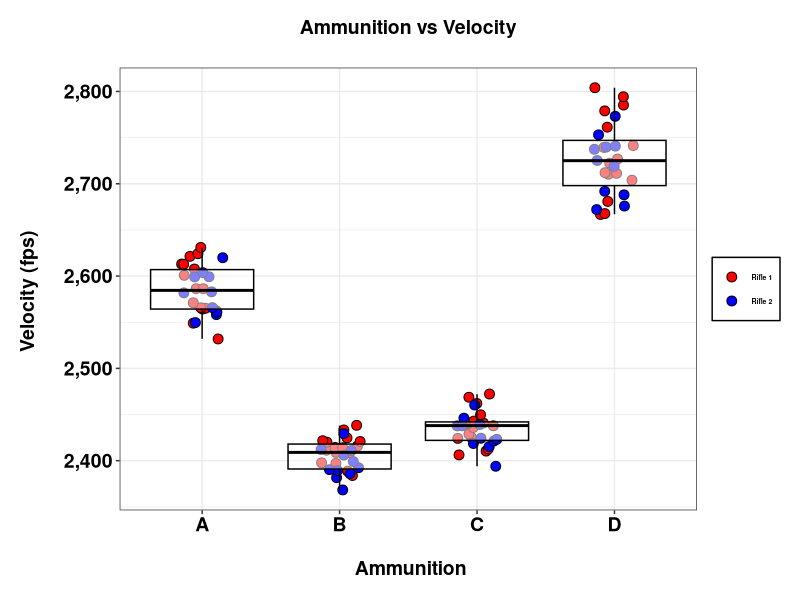
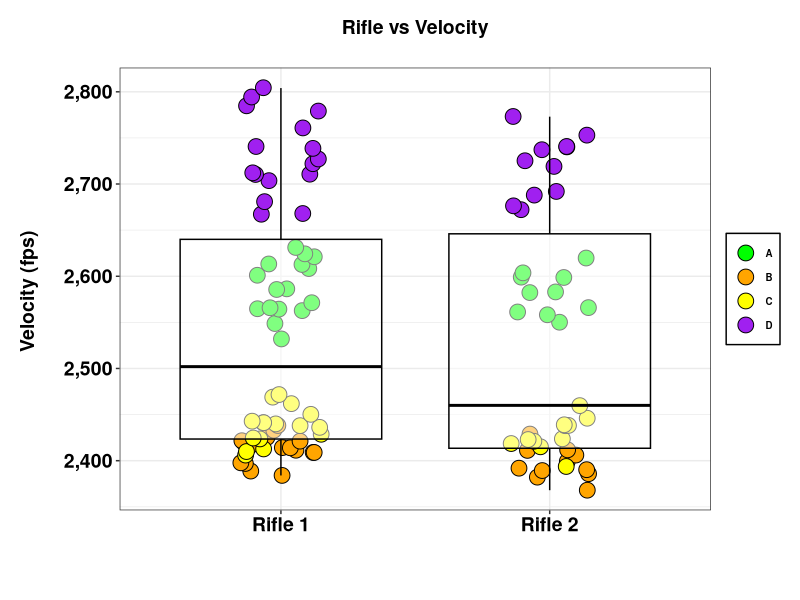
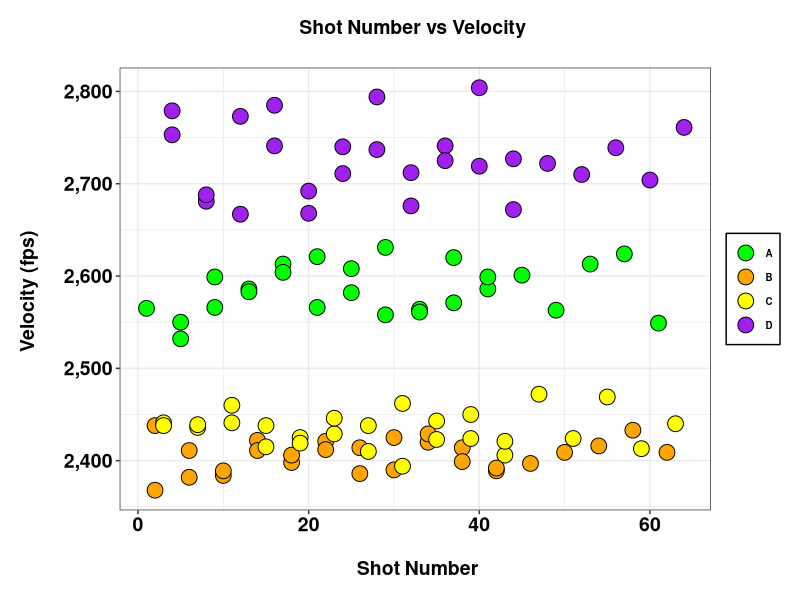
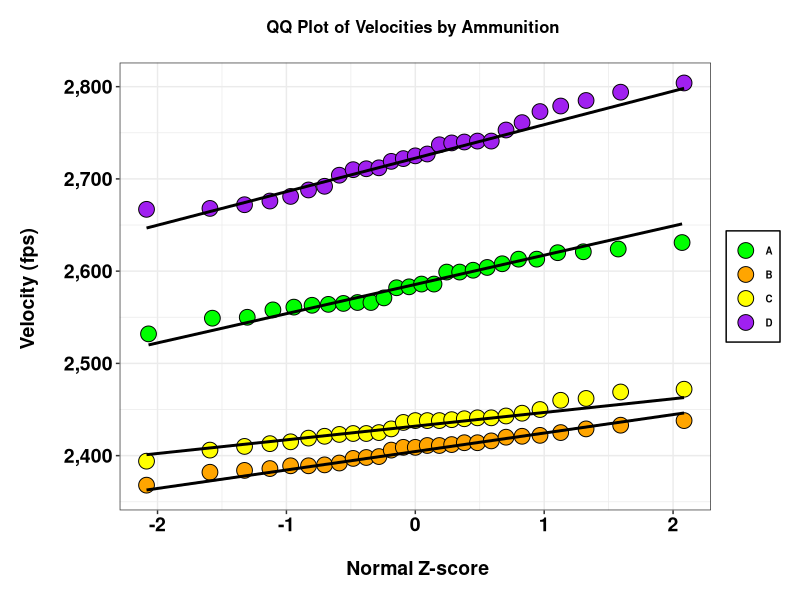

These charts were generated, in order, by the following R code: (Note: this script raises an error after producing the figures.)
library(tidyverse); library(scales)

vel <- read.csv('velocity.csv', header = T)
vel$rfl <- as.factor(vel$rfl)
vel$rfl <- recode(vel$rfl, '1' = 'Rifle 1', '2' = 'Rifle 2')

p <- ggplot(vel, aes(amo, vel)) + 
  geom_jitter(width = .15, shape = 21, 
              aes(fill = rfl), size = 3) +
  scale_fill_manual(values = c('red', 'blue')) +
  geom_boxplot(fill = 'white', color = 'black', alpha = 0.5) +
  scale_y_continuous(label = comma) +
  ggtitle('Ammunition vs Velocity\n') +
  xlab('\n Ammunition') +
  ylab('Velocity (fps) \n') +
  theme_bw() +
  theme(
    plot.title = element_text(color = 'black', face = 'bold', 
                              hjust = 0.5, size = 14),
    axis.title = element_text(color = 'black', face = 'bold', 
                              hjust = 0.5, size = 14),
    axis.text = element_text(color = 'black', face = 'bold', 
                              hjust = 0.5, size = 14),
    plot.margin = margin(c(.2,.2,.2,.2), unit = 'in'),
    legend.title = element_blank(),
    legend.text = element_text(color = 'black', face = 'bold', 
                               hjust = 0.5, size = 5),
    legend.background = element_rect(color = 'black'),
    legend.position = "right" # c(0.95, 0.1)
  )
bmp(file="amo_vs_vel_boxplot.bmp",
    width=5, height=4, units="in", res=200)
p
dev.off()

p2 <- ggplot(vel, aes(rfl, vel)) + 
  geom_jitter(width = .15, shape = 21, 
              aes(fill = amo), size = 5) +
  scale_fill_manual(values = c('green', 'orange', 'yellow', 'purple')) + 
  geom_boxplot(fill = 'white', color = 'black', alpha = 0.5) +
  scale_y_continuous(label = comma) +
  ggtitle('Rifle vs Velocity\n') +
  xlab('\n ') +
  ylab('Velocity (fps) \n') +
  theme_bw() +
  theme(
    plot.title = element_text(color = 'black', face = 'bold', 
                              hjust = 0.5, size = 14),
    axis.title = element_text(color = 'black', face = 'bold', 
                              hjust = 0.5, size = 14),
    axis.text = element_text(color = 'black', face = 'bold', 
                             hjust = 0.5, size = 14),
    plot.margin = margin(c(.2,.2,.2,.2), unit = 'in'),
    legend.title = element_blank(),
    legend.text = element_text(color = 'black', face = 'bold', 
                               hjust = 0.5, size = 7),
    legend.background = element_rect(color = 'black'),
    legend.position = "right" #c(0.9, 0.7)
  )
bmp(file="rfl_vs_vel_boxplot.bmp",
    width=5, height=4, units="in", res=200)
p2
dev.off()

p3 <- ggplot(vel, aes(cnt, vel)) + 
  geom_point(shape = 21, 
              aes(fill = amo), size = 5) +
  scale_fill_manual(values = c('green', 'orange', 'yellow', 'purple')) +
  scale_y_continuous(label = comma) +
  ggtitle('Shot Number vs Velocity \n') +
  xlab('\n Shot Number') +
  ylab('Velocity (fps) \n') +
  theme_bw() +
  theme(
    plot.title = element_text(color = 'black', face = 'bold', 
                              hjust = 0.5, size = 14),
    axis.title = element_text(color = 'black', face = 'bold', 
                              hjust = 0.5, size = 14),
    axis.text = element_text(color = 'black', face = 'bold', 
                             hjust = 0.5, size = 14),
    plot.margin = margin(c(.2,.2,.2,.2), unit = 'in'),
    legend.title = element_blank(),
    legend.text = element_text(color = 'black', face = 'bold', 
                               hjust = 0.5, size = 7),
    legend.background = element_rect(color = 'black'),
    legend.position = "right" # c(0.95, 0.6)
  )

bmp(file="sht_num_vs_vel.bmp",
    width=5, height=4, units="in", res=200)
p3
dev.off()

p_qq <- ggplot(vel, aes(sample = vel, fill = amo)) + 
  geom_qq(shape = 21, size = 5, col = 'black') + 
  scale_fill_manual(values = c('green', 'orange', 'yellow', 'purple')) +
  geom_qq_line(size = 1) +
  scale_y_continuous(label = comma) +
  ggtitle('QQ Plot of Velocities by Ammunition \n') +
  xlab('\n Normal Z-score') +
  ylab('Velocity (fps) \n') +
  theme_bw() +
  theme(
    plot.title = element_text(color = 'black', face = 'bold', 
                              hjust = 0.5, size = 12),
    axis.title = element_text(color = 'black', face = 'bold', 
                              hjust = 0.5, size = 14),
    axis.text = element_text(color = 'black', face = 'bold', 
                             hjust = 0.5, size = 14),
    plot.margin = margin(c(.2,.2,.2,.2), unit = 'in'),
    legend.title = element_blank(),
    legend.text = element_text(color = 'black', face = 'bold', 
                               hjust = 0.5, size = 7),
    legend.background = element_rect(color = 'black'),
    legend.position = "right" #c(0.1, 0.85)
  )

bmp(file="vel_qq_amo.bmp",
    width=5, height=4, units="in", res=200)
p_qq
dev.off()

# shapiro wilk test on each factor
do.call("rbind", 
        with(vel, 
             tapply(vel, 
                    amo,
                    function(x) unlist(shapiro.test(x)[c("statistic", 
                                                         "p.value")]))))

mod <- aov(vel ~ rfl + amo * cnt , data = vel)
# Tukey test HSD
tukey.test <- TukeyHSD(mod)
plot(tukey.test)
marginal <- lsmeans::lsmeans(mod, pairwise ~ amo, adjust = 'tukey')
